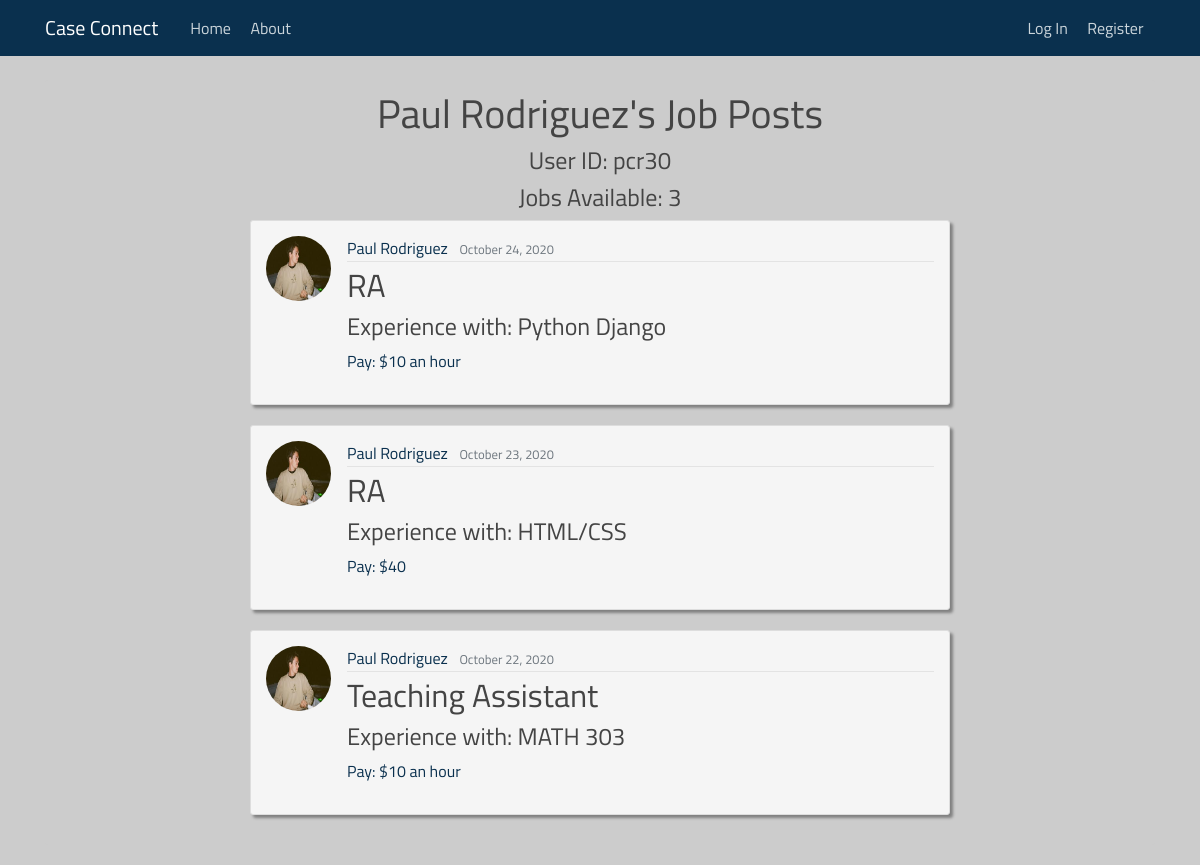
Page /user/pcr30/ on the committed database.
### case_connecting/models.py (models this page shows, shortened)
class Post(models.Model):
    recruiter = models.ForeignKey(User, on_delete=models.CASCADE)
    position = models.CharField(max_length=200)
    knowledge = models.CharField(max_length=200)
    content = models.TextField()
    pay = models.CharField(max_length=200)
    date_posted = models.DateTimeField(default=timezone.now)

### users/models.py (models this page shows, shortened)
class Profile(models.Model):
    user = models.OneToOneField(User, on_delete=models.CASCADE)
    image = models.ImageField(default='default.jpg', upload_to='profile_pics')
    resume = models.FileField(default=None, upload_to='resumes')

### case_connecting/views.py (the view)
# urls.py: path('user/<str:username>/', UserPostListView.as_view(), name="user-posts"),
class UserPostListView(ListView):
    model = Post
    template_name = 'case_connecting/user_posts.html'
    context_object_name = 'posts'
    paginate_by = 8  # the number of posts per page
    def get_queryset(self):
        user = get_object_or_404(User, username=self.kwargs.get('username'))
        return Post.objects.filter(recruiter=user).order_by('-date_posted')

### templates/case_connecting/user_posts.html (shortened to what this page needs)
{% extends "case_connecting/base.html" %}
{% block content %}
    <div class="content-section" id="posting-list" align="center">
        <div style="text-align: center;">
                <h1>{{ posts.0.recruiter.get_full_name }}'s Job Posts</h1>
                <h4>User ID: {{ view.kwargs.username }} </h4>
                <h4>Jobs Available: {{ page_obj.paginator.count }}</h4>
        </div>
        {% for post in posts %}
            <article id="post" class="media content-section" align="left">
            <img class="rounded-circle article-img" src="{{ post.recruiter.profile.image.url }}">
                  <div class="media-body">
                    <div class="article-metadata">
                      <a class="mr-2">{{ post.recruiter.get_full_name }}</a>
                      <small class="text-muted">{{ post.date_posted|date:"F d, Y" }}</small>
                    </div>
                    <h2><a class="article-title" href="{% url 'post-detail' post.id %}">{{ post.position }}</a></h2>
                      <h4>Experience with: {{ post.knowledge }}</h4>
                      <p class="article-content">Pay: {{ post.pay }}</p>
                  </div>
                </article>
        {% endfor %}
    </div>
{% endblock %}

### case_connecting/static/case_connecting/main.css (style rules this page uses)
body { background: #ccc; color: #333333; margin-top: 5rem; }
* { font-size: 100%; font-family: "Titillium Web",Helvetica,Arial,sans-serif; color: #0a304e; }
h1, h2, h3, h4, h5, h6 { color: #444444; }
.content-section { background: #ffffff; padding: 10px 20px; border: 1px solid #dddddd; border-radius: 3px; margin-bottom: 20px; }
.article-title { color: #444444; }
.article-content { white-space: pre-line; }
.article-img { height: 65px; width: 65px; margin-right: 16px; }
.article-metadata { padding-bottom: 1px; margin-bottom: 4px; border-bottom: 1px solid #e3e3e3 }
article[id="post"] { padding: 15px; box-shadow: 3px 3px 3px grey; background-color: #f5f5f5; width: 700px; }
div[id="posting-list"] { background-color: #ccc; border: none; }

### rows in the picture
Post: recruiter.last_name "Paul Rodriguez", recruiter.profile.image (picture), recruiter.get_full_name "Paul Rodriguez", date_posted "October 24, 2020", position "RA", knowledge "Python Django", pay "$10 an hour"
Post: recruiter.profile.image (picture), recruiter.get_full_name "Paul Rodriguez", date_posted "October 23, 2020", position "RA", knowledge "HTML/CSS", pay "$40"
Post: recruiter.profile.image (picture), recruiter.get_full_name "Paul Rodriguez", date_posted "October 22, 2020", position "Teaching Assistant", knowledge "MATH 303", pay "$10 an hour"

### other values in the picture
{{ view.kwargs.username }} "pcr30"
{{ page_obj.paginator.count }} "3"
